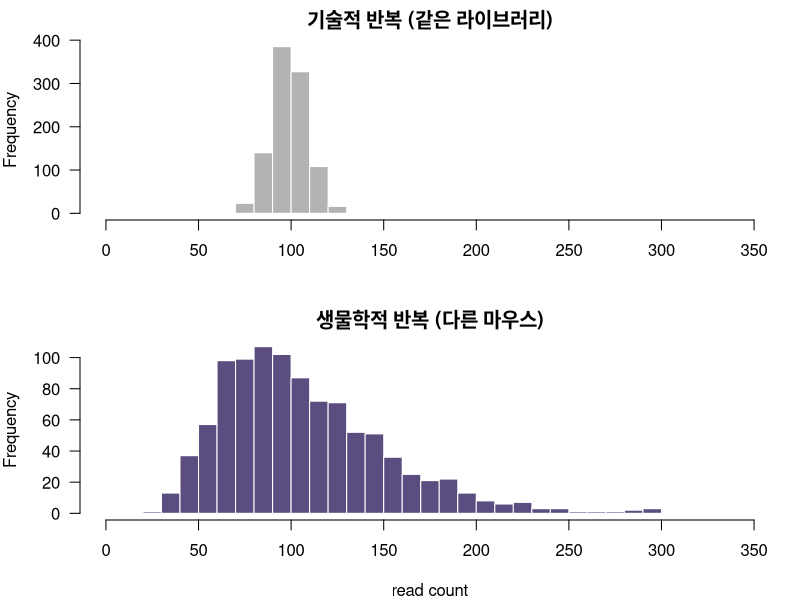

Source code (R):
## ---- chunk 1
#| label: setup
set.seed(20261017)
mu <- 100     # 이 유전자의 참 평균 read count
## ---- chunk 2
#| label: two-runs
run1 <- rpois(1, mu)
run2 <- rpois(1, mu)
c(run1 = run1, run2 = run2)
## ---- chunk 3
#| label: tech-1000
tech <- rpois(1000, mu)
c(mean = mean(tech), var = var(tech), sd = sd(tech))
## ---- chunk 4
#| label: bio-6
true_level <- mu * exp(rnorm(6, mean = 0, sd = 0.4))   # 마우스별 참 수준
bio6 <- rpois(6, true_level)                            # 그 수준에서 시퀀싱

data.frame(mouse = 1:6, true_level = round(true_level, 1), count = bio6)
## ---- chunk 5
#| label: bio-1000
bio <- rpois(1000, mu * exp(rnorm(1000, mean = 0, sd = 0.4)))
c(mean = mean(bio), var = var(bio), sd = sd(bio))
## ---- chunk 6
#| label: fig-tech-bio
#| fig-cap: "같은 라이브러리를 1000번 시퀀싱(위)과 서로 다른 마우스 1000마리(아래). 가로축 범위를 같게 그림"
#| fig-height: 5
par(mfrow = c(2, 1), mar = c(4, 4, 2, 1))
brks <- seq(0, max(bio) + 10, by = 10)
hist(tech, breaks = brks, col = "grey70", border = "white", las = 1,
     main = "기술적 반복 (같은 라이브러리)", xlab = "", xlim = c(0, 350))
hist(bio, breaks = brks, col = "#5B4D80", border = "white", las = 1,
     main = "생물학적 반복 (다른 마우스)", xlab = "read count", xlim = c(0, 350))
## ---- chunk 7
#| label: pseudorep-data
set.seed(7)
mouse_level <- rnorm(4, mean = 0, sd = 0.5)          # 마우스별 고유 수준
group <- rep(c("Ctrl", "Trt"), each = 2)
cells <- do.call(rbind, lapply(1:4, function(m)
  data.frame(mouse = m, group = group[m],
             expr = rnorm(500, mean = 5 + mouse_level[m], sd = 1))))
nrow(cells)
## ---- chunk 8
#| label: pseudorep-cell
t.test(expr ~ group, data = cells)$p.value
## ---- chunk 9
#| label: pseudorep-mouse
pb <- aggregate(expr ~ mouse + group, data = cells, FUN = mean)   # 마우스별 평균
pb
t.test(expr ~ group, data = pb)$p.value
